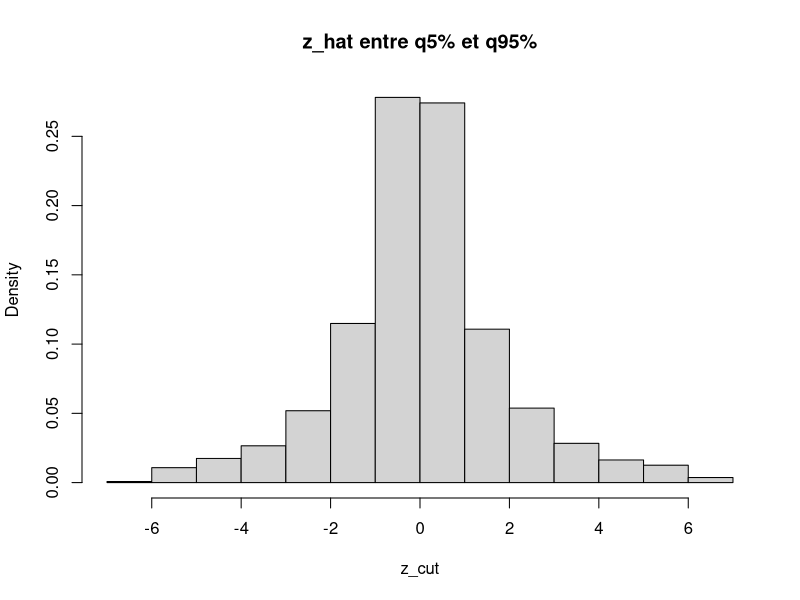

Write the R code that produced this figure.
# ----- Étape 1 : Génération de la loi de Cauchy -----
n <- 100
X <- rnorm(n)
Y <- rnorm(n)
Z <- X / Y
summary(Z)
var(Z)

# ----- Étape 2 : Estimation de la moyenne par simulation -----
k <- 10000
n <- 10000
z_hat <- numeric(k)

for (i in 1:k) {
  X <- rnorm(n)
  Y <- rnorm(n)
  Z <- X / Y
  z_hat[i] <- mean(Z)
}

summary(z_hat)
var(z_hat)

# ----- Étape 3 (bonus) : Visualisation des quantiles [5%, 95%] -----
q05 <- quantile(z_hat, 0.05)
q95 <- quantile(z_hat, 0.95)
z_cut <- z_hat[z_hat > q05 & z_hat < q95]

# Histogramme des valeurs centrées entre les quantiles
hist(z_cut, prob = TRUE, main = "z_hat entre q5% et q95%")

